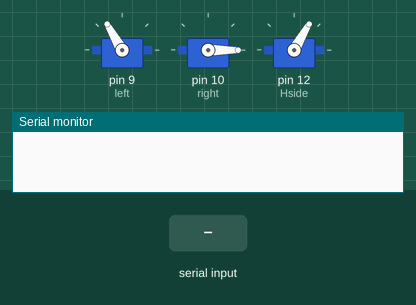
This sketch was run on a simulated Arduino Uno, built with avr-gcc and run on an emulated ATmega328P. Parts: 3 × servo, the last lines printed to the serial monitor. The inputs (shaded band) are chosen by the test bench.

Above: at 4.0 s.
4.1 s: "1" received over the second serial link
At 4.55 s:
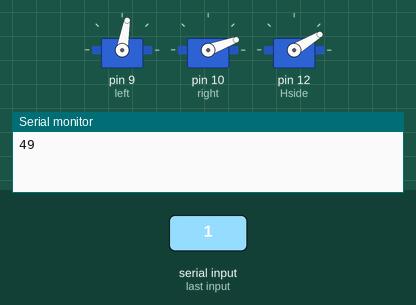
6.4 s: "2" received over the second serial link
At 6.55 s:
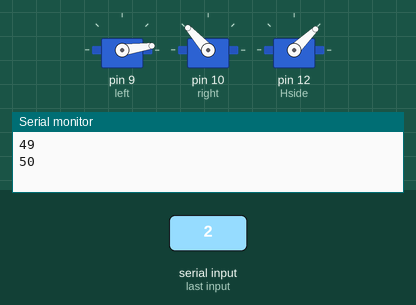
Timing chart, 0 to 9.4 s (numbered marks = the images above; inputs shaded):
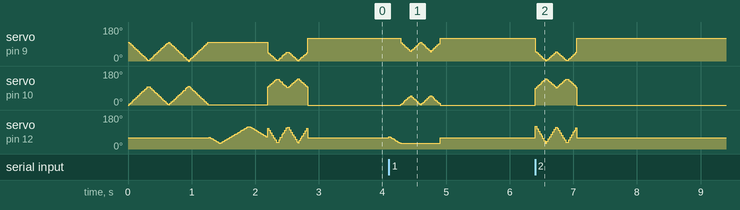

The sketch:

sketch_motion_of_bird.ino
```cpp
//Motion of bird fluffing

#include <Servo.h>
#include <SoftwareSerial.h>

SoftwareSerial BluetoothSerial(2, 3);


//Left and Right wing
Servo left, right;
int lvalue = 0;
int rvalue = 0;
//lvalue and rvalue is each left and right wings degree

//Head movement
//Servo head;
Servo Hnod, Hside;

int Hsidevalue = 0;

String StrPersonSpeak;

//Eye LED
//#define EYE 11

unsigned long timer1_millis = 0;

void setup() {
  left.attach(9);
  right.attach(10);
  //pinMode(EYE, OUTPUT);
  Hside.attach(12);

  Hside.write(60);
  right.write(0);
  left.write(120);
  WingMoveOriginal();
  WingMoveOriginal();
  HeadLeftRight();
  Hside.write(60);
  right.write(0);
  left.write(120);
  //120~30 senter65

  ExcitedMotion();
  BluetoothSerial.begin(9600);
  Serial.begin(9600);


}

void WingMoveOriginal()
{
  for(lvalue = 100; lvalue > 0 ; lvalue--)
  {
    left.write(lvalue);
    right.write(100-lvalue);
    delay(3);
  }
  for(lvalue = 0; lvalue < 100; lvalue++){

    left.write(lvalue);
    right.write(100-lvalue);
    delay(3);
  }

}

void WingMoveLowerHalf()
{
  for(lvalue = 100; lvalue > 50 ; lvalue--)
  {
    left.write(lvalue);
    right.write(100-lvalue);
    delay(3);
  }
  for(lvalue = 50; lvalue < 100; lvalue++){

    left.write(lvalue);
    right.write(100-lvalue);
    delay(3);
  }

}

void WingMoveUpperHalf()
{
  for(lvalue = 50; lvalue > 0 ; lvalue--)
  {
    left.write(lvalue);
    right.write(100-lvalue);
    delay(3);
  }
  for(lvalue = 0; lvalue < 50; lvalue++){

    left.write(lvalue);
    right.write(100-lvalue);
    delay(3);
  }
}

//Head Movement Basic
void HeadLeftRight()
{
  for(Hsidevalue = 65; Hsidevalue > 30 ; Hsidevalue--)
  {
    Hside.write(Hsidevalue);

    delay(5);
  }
  for(Hsidevalue = 30; Hsidevalue < 120; Hsidevalue++){
    Hside.write(Hsidevalue);

    delay(5);
  }
  for(Hsidevalue = 120; Hsidevalue>65;Hsidevalue--){
    Hside.write(Hsidevalue);

    delay(5);
  }
}


//Func Motion
//In-Process


void ProcessMotion()
{
  //While in Process or Unavailable to understand the words
  //Flapping wings twice and head will be bent
  for (Hsidevalue = 65; Hsidevalue > 30; Hsidevalue--){
    Hside.write(Hsidevalue);
    delay(5);
  }
  WingMoveLowerHalf();
  WingMoveLowerHalf();
  //have to set it back to original by manual on main
}

//Excited Motion
void ExcitedMotion()
{
  //For some reason if the Parrot got excited
  //Flaps upper half and rocks it's head
  for(lvalue = 50; lvalue > 0 ; lvalue--)
  {
    left.write(lvalue);
    right.write(140-lvalue);
    Hsidevalue = map(lvalue,0,50,30,120);
    Hside.write(Hsidevalue);
    delay(3);
  }
  for(lvalue = 0; lvalue < 50; lvalue++){

    left.write(lvalue);
    right.write(140-lvalue);
    Hsidevalue = map(lvalue,0,50,30,120);
    Hside.write(Hsidevalue);
    delay(3);
  }
  for(lvalue = 50; lvalue > 0 ; lvalue--)
  {
    left.write(lvalue);
    right.write(140-lvalue);
    Hsidevalue = map(lvalue,0,50,30,120);
    Hside.write(Hsidevalue);
    delay(3);
  }
  for(lvalue = 0; lvalue < 50; lvalue++){

    left.write(lvalue);
    right.write(140-lvalue);
    Hsidevalue = map(lvalue,0,50,30,120);
    Hside.write(Hsidevalue);
    delay(3);
  }
  Hside.write(60);
  right.write(0);
  left.write(120);
}

//기본 답변시 행동
//그냥 퍼득이는게 좋을거 같은데 아이디어 받기 위해 주석처리 한글로함 ^__________^
void RegularAnswer()
{
  WingMoveOriginal();
  WingMoveOriginal();
}
/*
String readBluetooth()
{
  String str = "";
  char ch;

  while(BluetoothSerial.available()){
    ch = BluetoothSerial.read();
    str.concat(ch);
    delay(10);

  }
  Serial.println(str);
  return str;
}
*/


void loop() {
  //wing movement start
  //wings move identically on 0~50 angle
  //have to add condition
  //Temp condition == 90sec
  Hside.write(60);
  right.write(0);
  left.write(120);


  if(BluetoothSerial.available()){
    int IntPersonSpeaktype = int(BluetoothSerial.read());
    Serial.println(int(IntPersonSpeaktype));

    if(IntPersonSpeaktype==49){
      ProcessMotion();
      Hside.write(60);
      right.write(0);
      left.write(120);
    }

    else if(IntPersonSpeaktype==50)
    {
      ExcitedMotion();
      Hside.write(60);
      right.write(0);
      left.write(120);
     }
    else if(IntPersonSpeaktype==51)
    {
      RegularAnswer();
      Hside.write(60);
      right.write(0);
      left.write(120);
    }


    else{
      //RegularAnswer();
      Serial.println("ELSE");
      //답변 넣기
    }

  }


/*
  WingMoveOriginal();
  delay(1000);
  WingMoveLowerHalf();
  delay(1000);
  WingMoveUpperHalf();
  delay(1000);
  HeadLeftRight();
  delay(1000);
  ProcessMotion();
  delay(1000);
  ExcitedMotion();
  delay(1000);
  RegularAnswer();
  delay(1000);
  */

  //1. 음성 인식시 움직임
  //2. 날개와 같이 움직임
  //3. 랜덤으로 움직임
}
```
